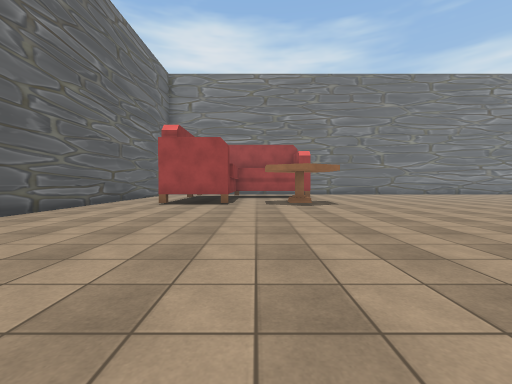
[1] (above)

19 first-person views from a walk through a 3-D level made in the Unity game engine. The camera is 1.2 m above the floor, tilts 2° down and sees 90° across. The floor is counted in squares, 2 m on a side. Each view is taken from the middle of a square. On the plan, view 1 faces up. The plan holds only what a view shows up to about 9 squares ahead; the rest is blank. The place goes on beyond the plan. The player is left out. Some surface patterns are stand-ins.

[2]
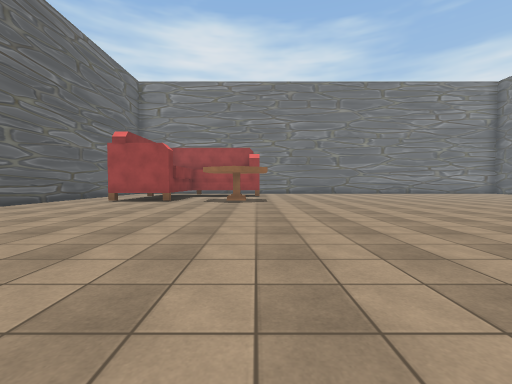

[3]
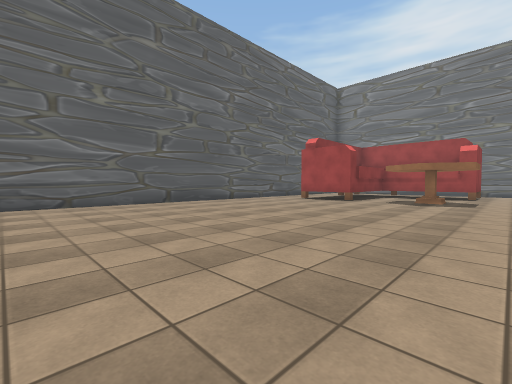

[4]
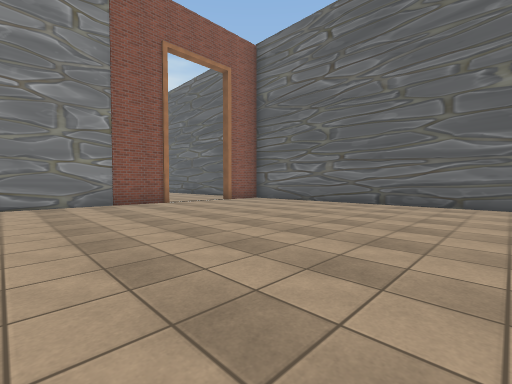

[5]
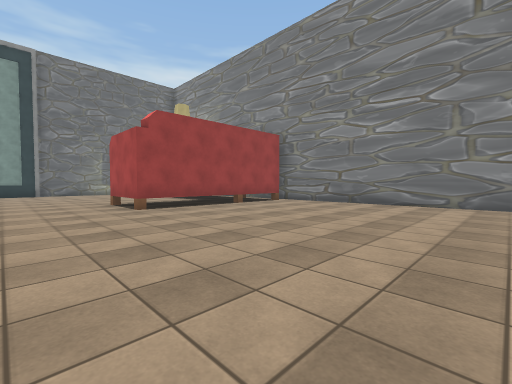

[6]
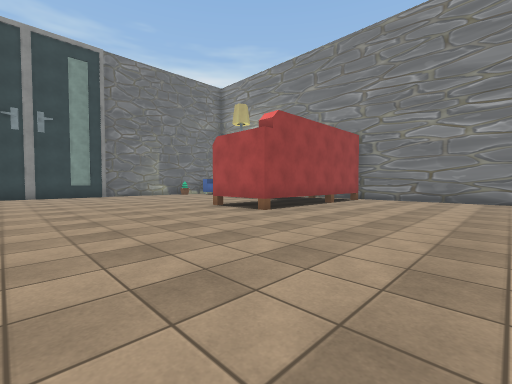

[7]
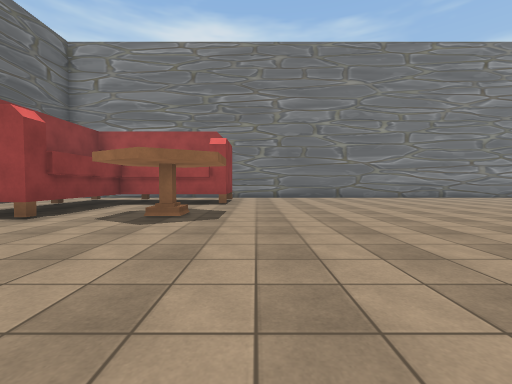

[8]
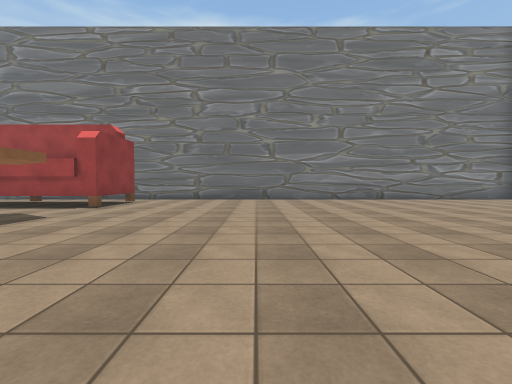

[9]
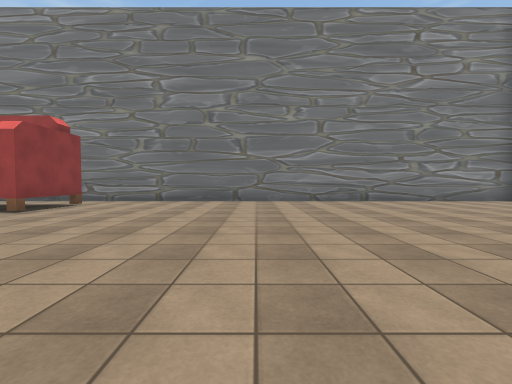

[10]
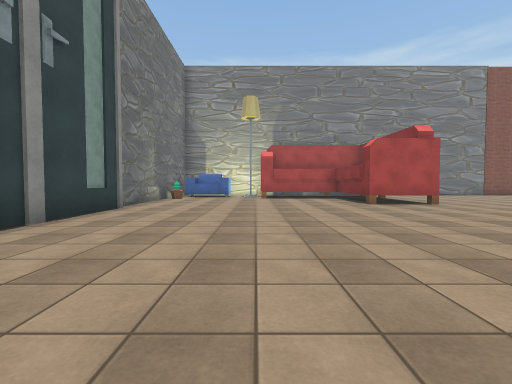

[11]
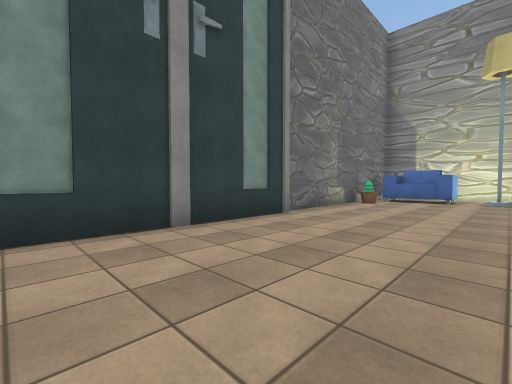

[12]
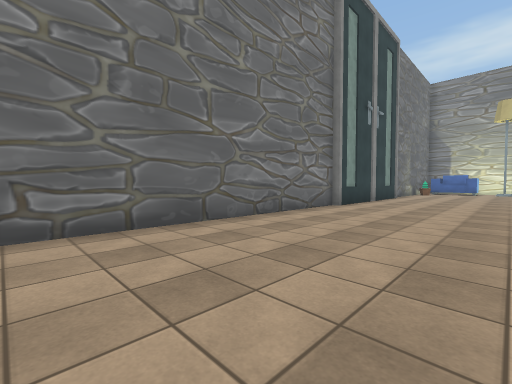

[13]
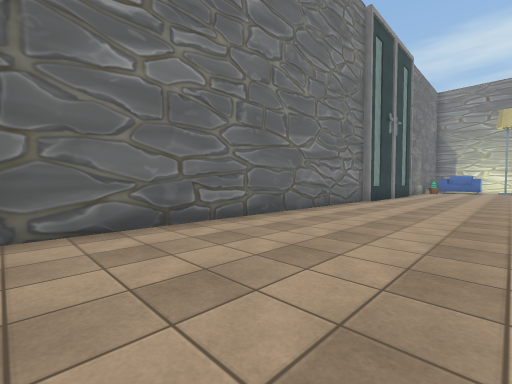

[14]
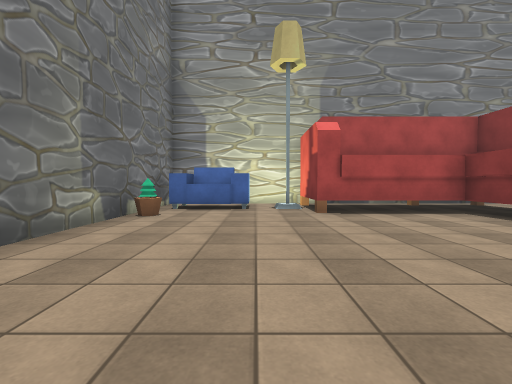

[15]
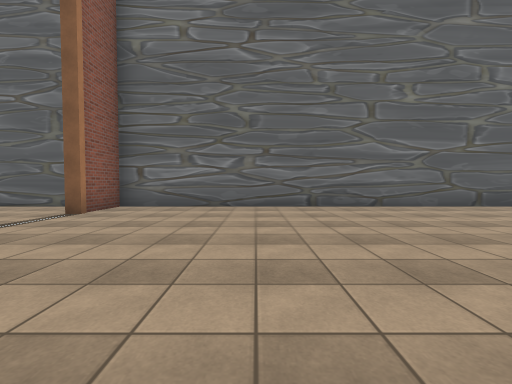

[16]
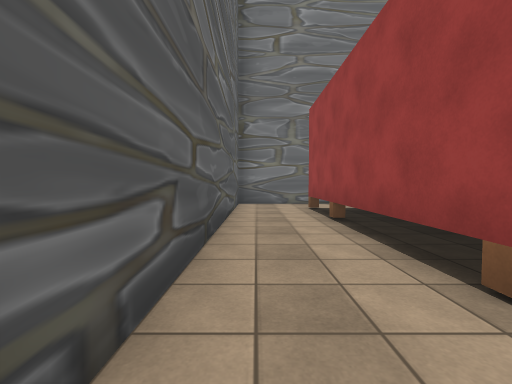

[17]
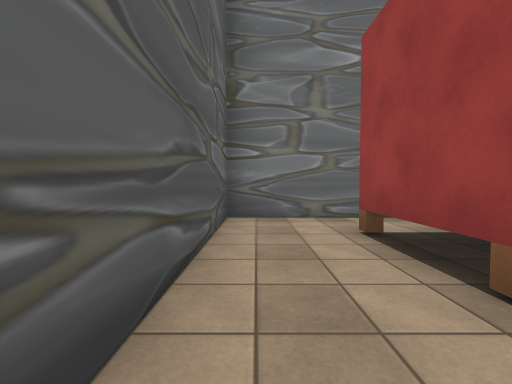

[18]
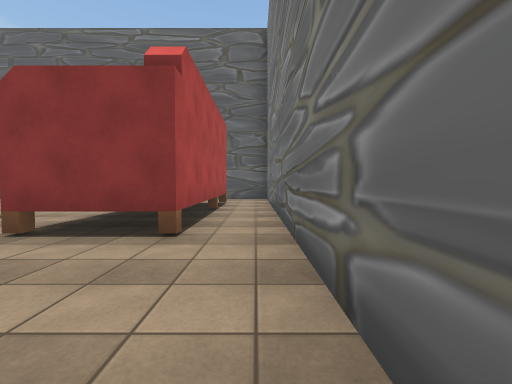

[19]
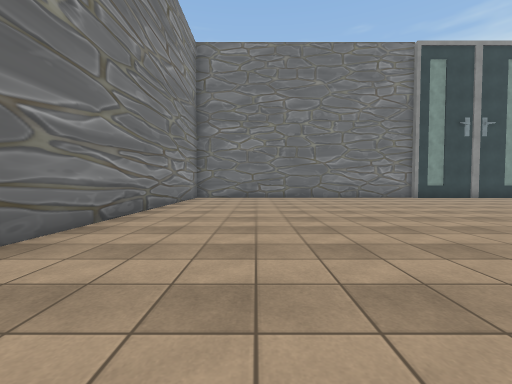

### Floor plan
Points are (right, up) in squares from view 1. A wall is a line through its corners. A room is listed if a view was taken in it or the views show most of it. See-through windows are left out.
Room 1 (views 1, 2, 3, 4, 5, 6, 7, 8, 9, 10, 11, 12, 13, 14, 15, 16, 17, 18, 19)
walls: (-0.8, 7.2) (-2.7, 7.2) (-2.7, 12.1) (2.2, 12.1) (2.2, 10.2) (-0.8, 10.2) (-0.8, 7.2); (6.9, -5.9) (6.9, -1.2) (8.8, -1.2) (8.8, -4.1) (11.8, -4.1) (11.8, -6); (15.4, 2.2) (15.4, 4.5); (15.4, 4.6) (15.4, 13.1); (15.4, -0.1) (15.4, 2.1); (-4.5, 4.2) (-4.5, -6.5) (-2.9, -6.5); (-0.8, -6.5) (6.2, -6.5); (15.4, -4.4) (15.4, -0.4); (15.5, 13.4) (-4.5, 13.4) (-4.5, 4.4); (-4.5, -7.8) (-4.5, -9.5)
ways out: gap at (-3, -7)
objects: table (1, 8); chair (13, -6) to (15, -5); plant (15, -4)

Where each view was taken, in squares from view 1:
view 1: 0 up, 0 right, facing up
view 2: 1 down, 2 right, facing up
view 3: 1 down, 3 right, facing up-left
view 4: 1 up, 3 right, facing down-left
view 5: 1 up, 1 right, facing down-right
view 6: 3 up, 3 right, facing down-right
view 7: 3 up, 3 right, facing up
view 8: 4 up, 6 right, facing up
view 9: 5 up, 7 right, facing up
view 10: 6 up, 12 right, facing down
view 11: 4 up, 12 right, facing down-right
view 12: 11 up, 12 right, facing down-right
view 13: 13 up, 12 right, facing down-right
view 14: 1 up, 13 right, facing down
view 15: 3 down, 2 right, facing left
view 16: 6 up, 4 left, facing up
view 17: 9 up, 4 left, facing up
view 18: 13 up, 5 right, facing left
view 19: 11 up, 5 right, facing right
